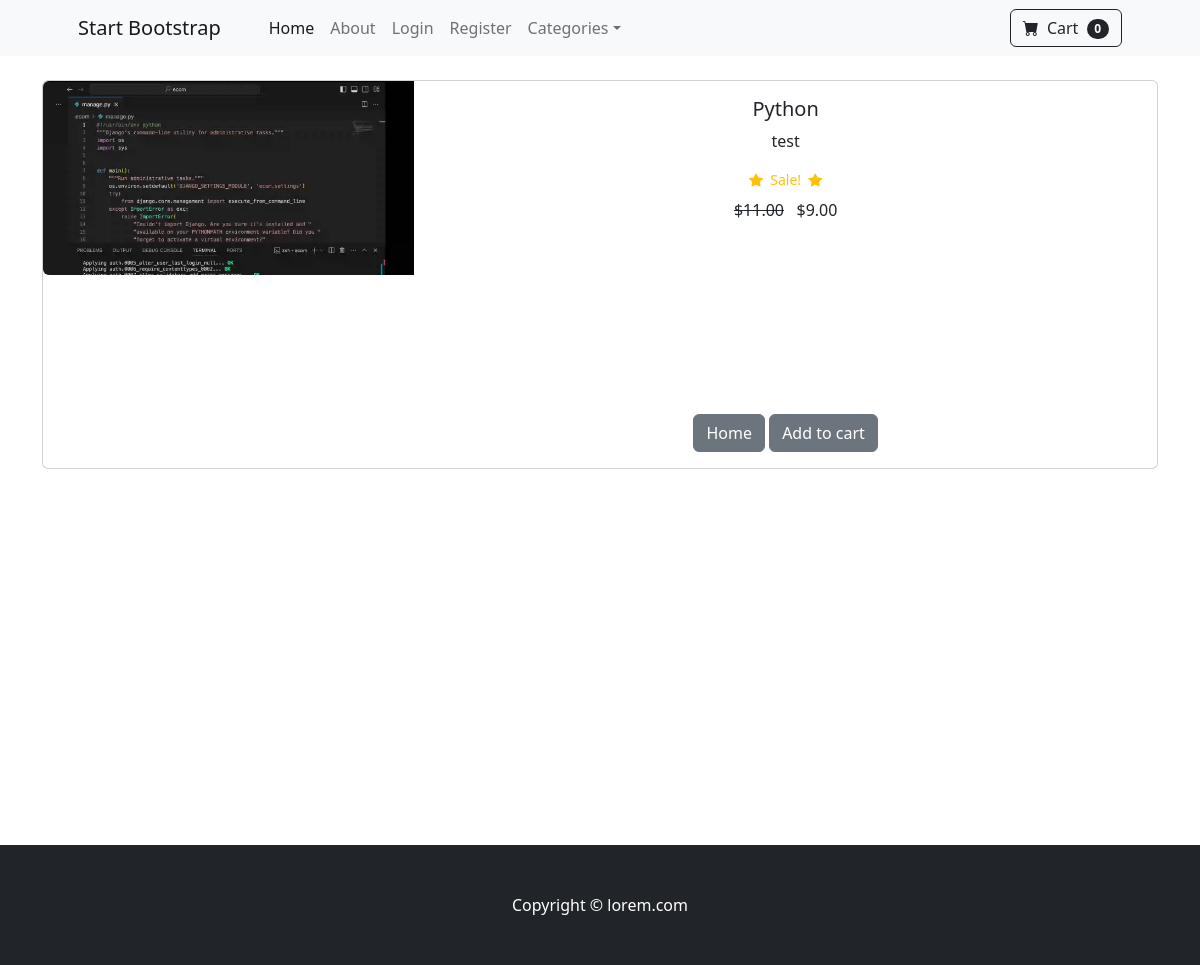
Before: /product/1 with the older database file.
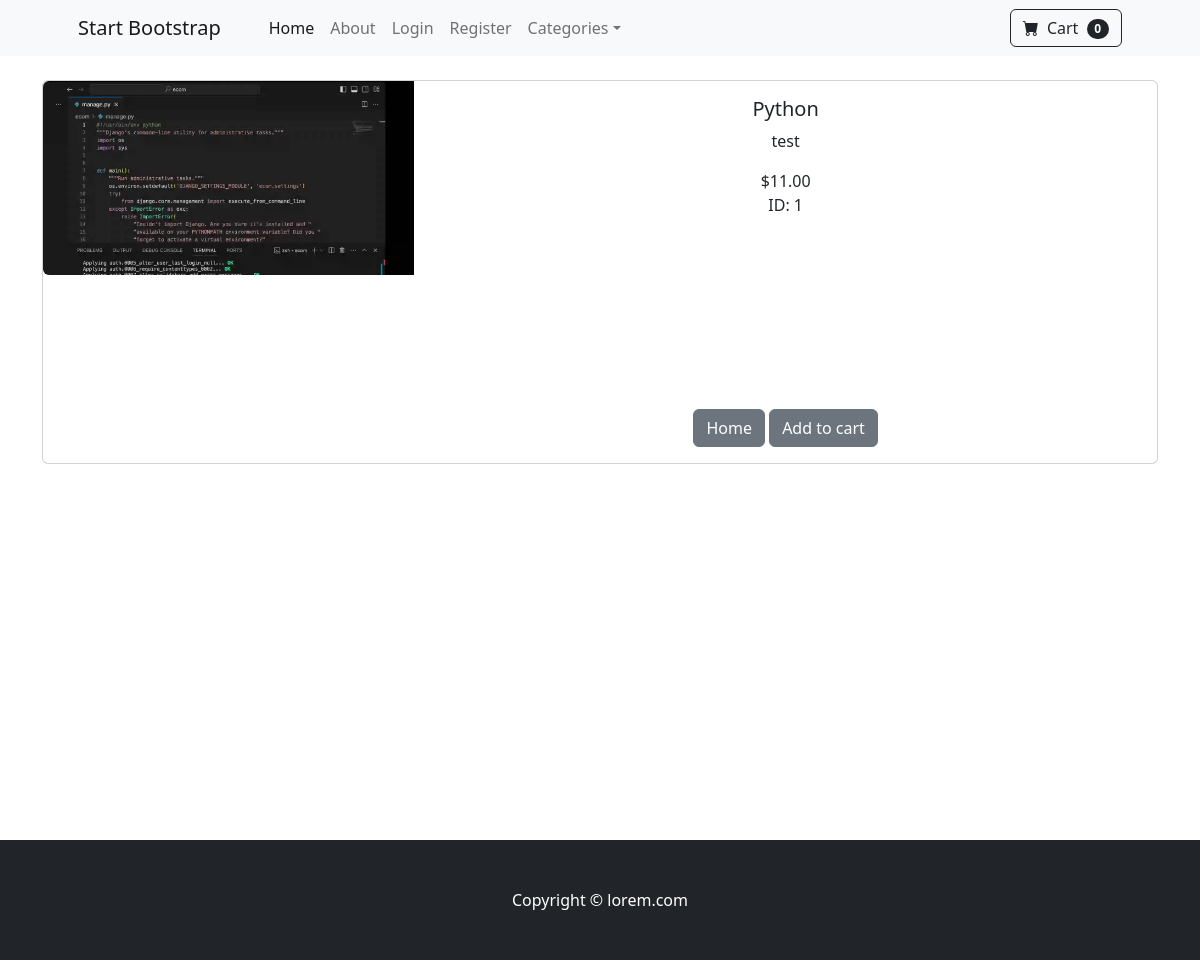
After: the same page with the newer database file.
### store/models.py (models this page shows, shortened)
class Product(models.Model):
    name = models.CharField(max_length=100,)
    price = models.DecimalField(default=0,decimal_places=2, max_digits=6)
    category = models.ForeignKey(Category, on_delete=models.CASCADE, default=1)
    description = models.CharField(max_length=250,default='', blank=True,null = True )
    image = models.ImageField(upload_to='uploads/product')
    is_sale = models.BooleanField(default=False)
    sales_price = models.DecimalField(default=0,decimal_places=2,max_digits=6 )

### store/views.py (the view)
# urls.py: path('product/<int:pk>', views.product,name='product'),
def product(request,pk):
    product = Product.objects.get(id=pk)
    return render(request, 'product.html', {'product':product})

### cart/cart.py (called while the page is built)
    def __len__(self):
        return len(self.cart)

### cart/context_processors.py (called while the page is built)
def cart(request):
    return{'cart': Cart(request)}

### templates/product.html (shortened to what this page needs)
{% extends "base.html" %}
{% block content%}
<div class="container">
<br>
    <div class="card mb-3">
    <div class="row g-0">
        <div class="col-md-4">
        <img src="{{ product.image.url}}" class="img-fluid rounded-start" alt="...">
        </div>
        <div class="col-md-8">
            <div class="card-body" >
                <center>
                    <h5 class="card-title">{{product.name}}</h5>
                    <p class="card-text">{{ product.description}}</p>
                    {% if product.is_sale %}
                    <div class="d-flex justify-content-center small text-warning mb-2">
                                     <div class="bi-star-fill"></div>&nbsp;&nbsp;Sale!&nbsp;&nbsp;
                                     <div class="bi-star-fill"></div>
                                    </div>
                                    <strike>${{product.price}}</strike>
                                    &nbsp;
                                    ${{ product.sales_price }}
                    {% else %}
                        ${{ product.price}}
                        <br> ID: {{ product.id}}
                    {% endif %}
                    <br>
                    <br><br><br><br><br><br><br><br>
                    <a href="{% url 'home'%}" class="btn btn-secondary">Home</a>
                    <button type ="button" value= "{{product.id}}" class = "btn btn-secondary" id="add-cart" >Add to cart</button>
                </center>
            </div>
        </div>
    </div>
    </div>
<br><br><br><br><br><br><br><br><br><br><br><br><br><br><br>
</div>
{% endblock%}

Changed rows visible on the page:
changed Product "Python": is_sale True → False (drawn); id (not shown) → "1"; sales_price "9.00" → (not shown)
Other visible differences:
text no longer shown: "Sale!"
text now shown: "ID:"
